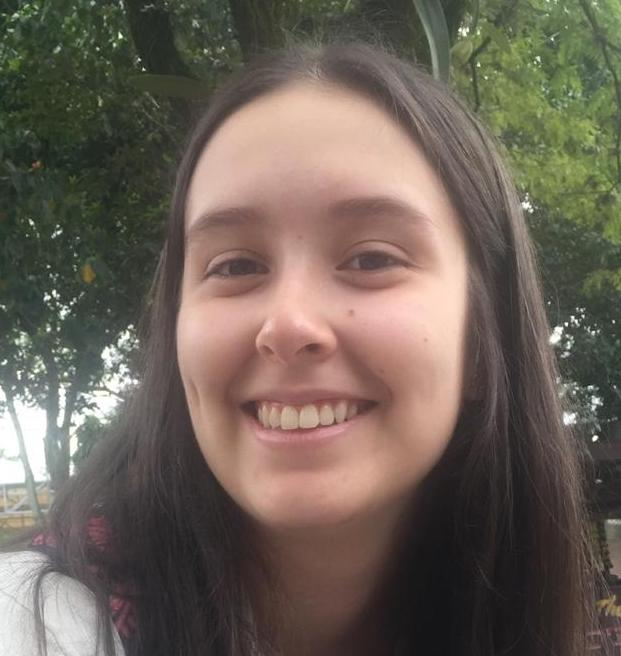
#> input picture imagenes/C1.jpeg, 621 x 656 px
$ jupyter execute punto10.ipynb
#> lines starting #> are read from the running program, lines starting #| are printed output that depends on the picture
## Punto 10

[cell 1]
from skimage.transform import resize
from skimage import io
from skimage.color import rgb2gray
import matplotlib.pyplot as plt
import os
import numpy as np
from numpy import linalg as LA

[cell 2]
persona = io.imread('imagenes/C1.jpeg',as_gray=True)
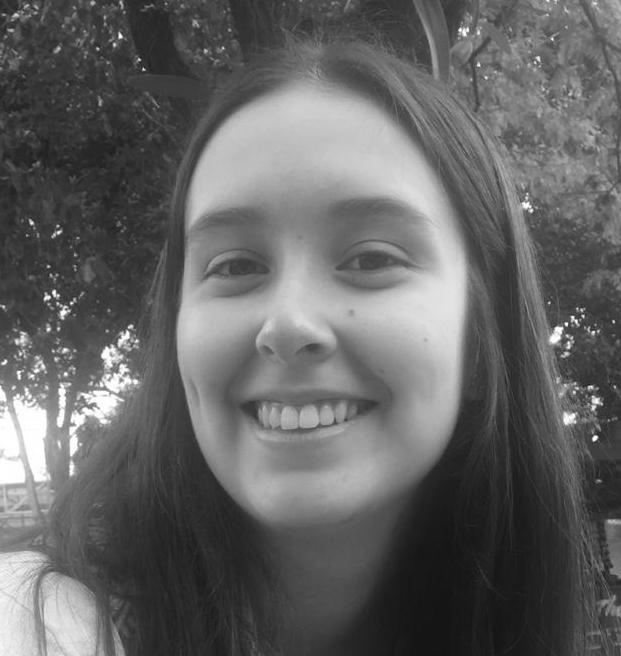
#> persona: shape (656, 621) float64; min 0.0751, max 1, mean 0.393
persona = resize(persona, (700, 500), anti_aliasing=True)
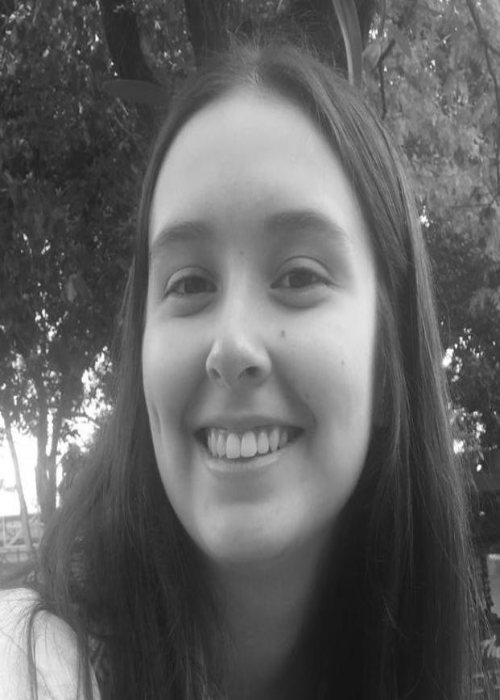
#> persona: shape (700, 500) float64; min 0.0751, max 1, mean 0.393
fondo = io.imread('imagenes/fondo.JPG',as_gray=True)
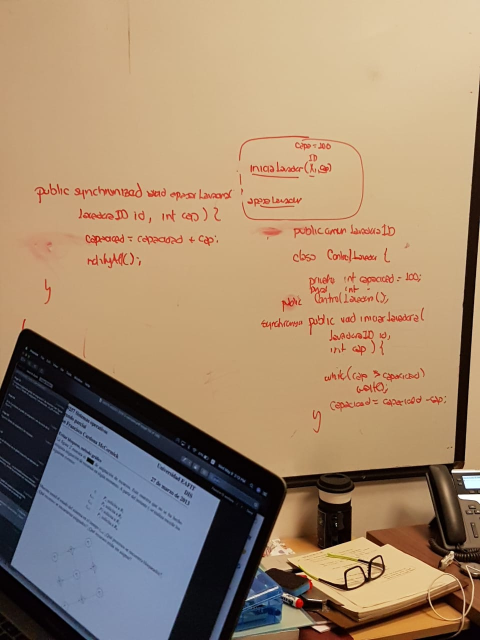
#> input picture imagenes/fondo.JPG, 960 x 1280 px (shown at 1/2 size)
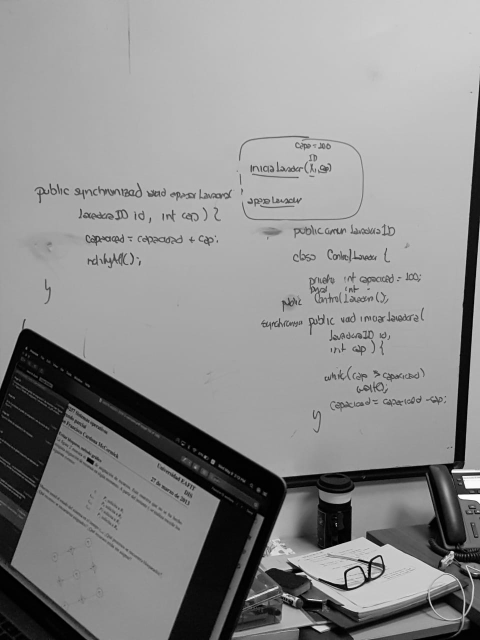
#> fondo: shape (1280, 960) float64 (shown at 1/2 size); min 0, max 1, mean 0.556
fondo = resize(fondo, (700, 500), anti_aliasing=True)
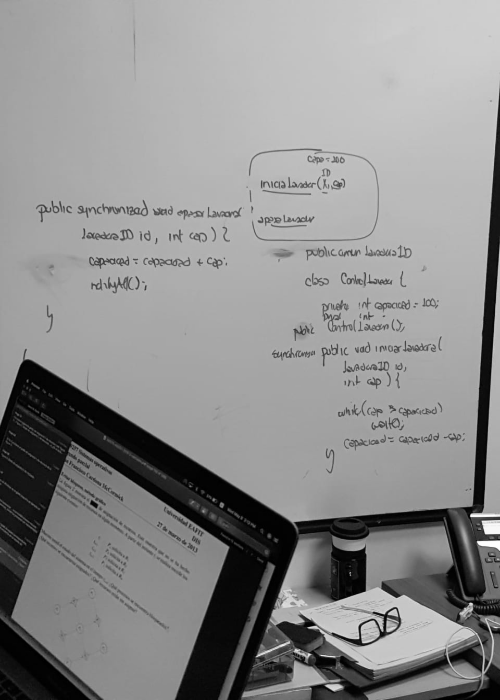
#> fondo: shape (700, 500) float64; min 0.000457, max 1, mean 0.556
